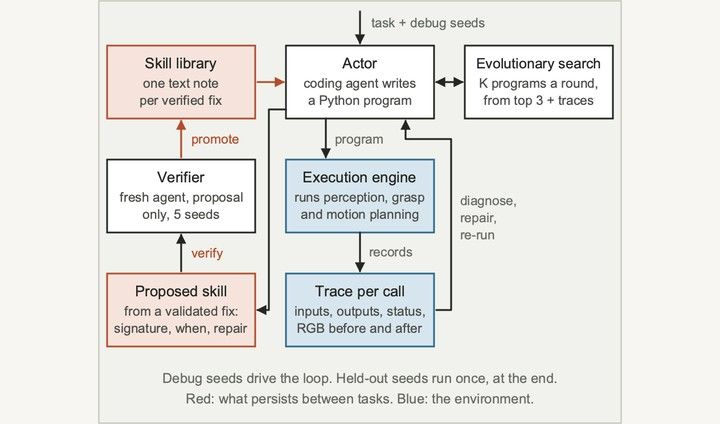
#> input picture assets/robotics/thumbnails/can-you-zero-shot-robotics-with-a-coding-agent.jpg, 720 x 424 px
$ python zero-shot-thumbnail.py ../assets/robotics/thumbnails/can-you-zero-shot-robotics-with-a-coding-agent.jpg
#> lines starting #> are read from the running program, lines starting #| are printed output that depends on the picture
### assets/robotics/chalk/chalk.py
"""Shared blackboard chalk style for the site's matplotlib figures.

Usage from a figure script anywhere in the repo:

    import sys
    from pathlib import Path
    sys.path.insert(0, str(Path(__file__).resolve().parents[1] / "assets/robotics/chalk"))
    import chalk

    chalk.use()
    fig, ax = plt.subplots()
    ax.plot(x, y, color=chalk.BLUE)
    chalk.save(fig, "assets/robotics/<article>/<figure>.png", panel=True)
    chalk.thumbnail("assets/robotics/<article>/<figure>.png",
                    "assets/robotics/thumbnails/<article>.jpg")

Colors match the RL series boards (assets/robotics/rl/series.css, --bb-*).
Lines are straight and text sits on a straight baseline, as on the RL boards.
The grain in save() is the raster form of the grain in the #bb-chalk filter:
it thins the chalk in fine specks and moves no pixel.
save(..., panel=True) also writes the figure as a vector panel (.svg) for the
long-form canvas (canvas.py). The page then draws its text in the hand font.
"""

import re
from pathlib import Path

import matplotlib
import matplotlib.image
import matplotlib.pyplot as plt
import numpy as np
from matplotlib import font_manager
from PIL import Image

HERE = Path(__file__).resolve().parent
STYLE = HERE / "chalk.mplstyle"
FONT = HERE / "fonts" / "PatrickHand-Regular.ttf"

# Board surfaces.
BOARD = "#1d2824"
BOARD_2 = "#24312c"   # a raised panel or a shaded band on the board
# Chalk. CHALK is the main ink, DIM the secondary ink, FAINT the guides and grid.
CHALK = "#f4f1e8"
DIM = "#c3c9bd"
FAINT = "#6f7d75"
# Colored chalk. RL series meaning: red marks risk or the value that changes,
# blue a learned value or a choice, green a safe or good result, yellow the one
# thing to look at (and titles). PINK, LAVENDER and SLATE extend the set for
# figures that need more than four series.
RED = "#ff9f88"
PINK = "#ff93b8"
BLUE = "#93d4ff"
GREEN = "#a8e2a0"
YELLOW = "#ffe17c"
LAVENDER = "#c9b6ff"
SLATE = "#9fb4c4"

CYCLE = [BLUE, RED, GREEN, YELLOW, PINK, LAVENDER, DIM]

# Suggested replacements for the light palettes in the older figure scripts.
# Keep the meaning of each color: the same series keeps the same chalk color in
# every figure of an article.
FROM_LIGHT = {
    # Tailwind-like palette (so101_figures.py and similar scripts)
    "#1f2933": CHALK, "#111827": CHALK, "#000000": CHALK, "black": CHALK, "k": CHALK,
    "#6b7280": DIM, "#9ca3af": DIM, "#94a3b8": SLATE,
    "#1d4ed8": BLUE, "#2563eb": BLUE,
    "#c2410c": RED, "#ea580c": RED,
    "#dc2626": PINK, "#b91c1c": PINK,
    "#0f766e": GREEN, "#15803d": GREEN, "#16a34a": GREEN,
    "#7c3aed": LAVENDER, "#6d28d9": LAVENDER,
    "#eab308": YELLOW, "#ca8a04": YELLOW,
    "#e5e7eb": FAINT, "#f3f4f6": BOARD_2, "white": BOARD, "#ffffff": BOARD,
    # Site palette (assets/site.css light theme, inline SVG figures)
    "#242622": CHALK, "#50554e": DIM, "#656b62": DIM, "#b44c2c": RED,
    "#2b6a8e": BLUE, "#8f1d36": PINK, "#49724e": GREEN, "#5f7f4f": GREEN,
    "#dcded6": FAINT, "#f7f6f2": BOARD, "#f1f2ed": BOARD,
}

# A matplotlib color that marks the board itself, for halos behind labels.
HALO = BOARD


# [5 lines left out: function use, not called in this run]


def label_box(color=BOARD, pad=0.25):
    """bbox dict for text that sits on lines or bands: a board patch behind it."""
    return {"boxstyle": f"square,pad={pad}", "facecolor": color, "edgecolor": "none"}


# [121 lines left out: functions chalk_grain, _photo_mask, save, save_panel, _site_path, not called in this run]


_HAND = re.compile(r"'?(Patrick Hand|DejaVu Sans|Chalk Hand|RL Chalk)'?$")
_MONO = "ui-monospace, Menlo, Consolas, monospace"
_GEOMETRY = {"d", "x", "y", "x1", "y1", "x2", "y2", "cx", "cy", "r", "rx", "ry", "width", "height",
             "transform", "viewBox", "points", "style", "dx", "dy"}


# [92 lines left out: functions _font_family, _style, _round, _unwrap_groups, clean_svg, not called in this run]


def thumbnail(source, target, size=(720, 424), pad=18, crop=False):
    """Make a site card thumbnail from a chalk figure: contain and pad on the board.

    crop=True fills the card instead (for photos and video frames).
    """
    image = Image.open(source).convert("RGB")
    width, height = size
    if crop:
        ratio = max(width / image.width, height / image.height)
        resized = image.resize((round(image.width * ratio), round(image.height * ratio)), Image.LANCZOS)
        left = (resized.width - width) // 2
        top = (resized.height - height) // 2
        card = resized.crop((left, top, left + width, top + height))
    else:
        ratio = min((width - 2 * pad) / image.width, (height - 2 * pad) / image.height)
        resized = image.resize((round(image.width * ratio), round(image.height * ratio)), Image.LANCZOS)
        card = Image.new("RGB", size, BOARD)
        card.paste(resized, ((width - resized.width) // 2, (height - resized.height) // 2))
    target = Path(target)
    target.parent.mkdir(parents=True, exist_ok=True)
    card.save(target, quality=90, optimize=True, progressive=True)
    return target

### scripts/zero-shot-thumbnail.py
"""Chalk card thumbnail for can-you-zero-shot-robotics-with-a-coding-agent.

The card shows the article's chalk loop figure, the inline SVG #fig-aspire that
scripts/zero-shot-figures.mjs draws. Its hand font and grain come from the browser
(chalk.css and the #chalk-grain filter), so the figure is rasterized there first:

1. Build the site and open /robotics/can-you-zero-shot-robotics-with-a-coding-agent/ at a
   900 x 1200 viewport, device scale 2, dark color scheme.
2. Screenshot the <svg aria-labelledby="fig-aspire-t fig-aspire-d"> element to a PNG, for example
   with `chrome-devtools-axi screenshot fig-aspire.png --uid @<uid>`.

Then run from the repository root:
    python3 scripts/zero-shot-thumbnail.py fig-aspire.png
It writes assets/robotics/thumbnails/can-you-zero-shot-robotics-with-a-coding-agent.jpg (720 x 424).
"""

import sys
import tempfile
from pathlib import Path

from PIL import Image

ROOT = Path(__file__).resolve().parents[1]
sys.path.insert(0, str(ROOT / "assets/robotics/chalk"))
import chalk  # noqa: E402

TARGET = ROOT / "assets/robotics/thumbnails/can-you-zero-shot-robotics-with-a-coding-agent.jpg"
# The screenshot edge holds the board's rounded corners on the page color. The drawing keeps
# a 6-unit margin inside its 480-unit viewBox, so 1% of the width comes off each side.
TRIM = 0.01


def main(source):
    """Trim the corners, then contain the figure on the board at the card size."""
    image = Image.open(source).convert("RGB")
#> image is the input picture: PIL image 720x424 RGB; mean R, G, B 232.5, 232.2, 228.7
    edge = round(image.width * TRIM)
#> edge = 7
    with tempfile.TemporaryDirectory() as tmp:
        trimmed = Path(tmp) / "fig-aspire.png"
        image.crop((edge, edge, image.width - edge, image.height - edge)).save(trimmed)
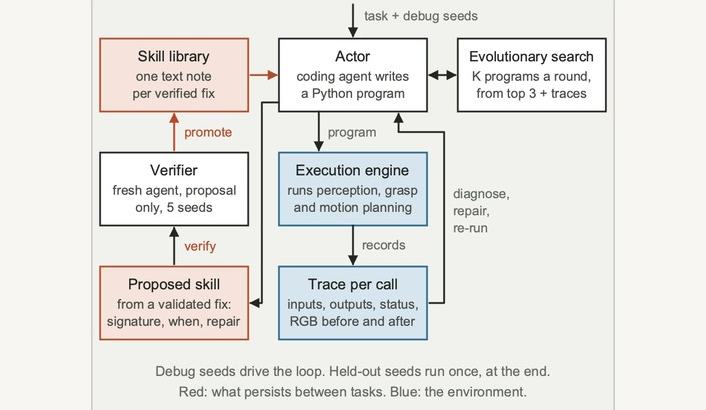
#> saved as fig-aspire.png: PIL image 706x410 RGB; mean R, G, B 232.1, 231.8, 228.3
        chalk.thumbnail(trimmed, TARGET)
#> in thumbnail, `resized = image.resize((round(image.width * ratio), round(image.height..`:
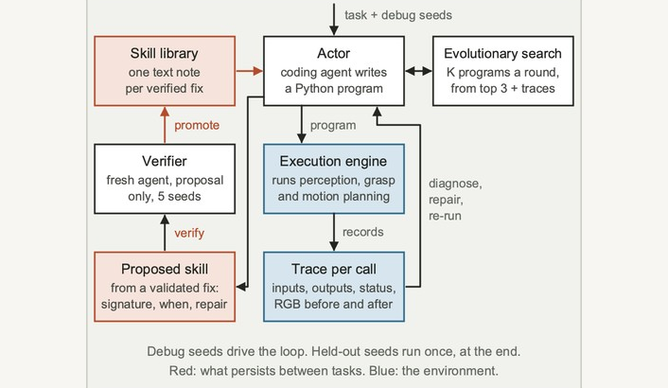
#> resized: PIL image 668x388 RGB; mean R, G, B 232, 231.7, 228.2
#> in thumbnail, `card = Image.new("RGB", size, BOARD)`:
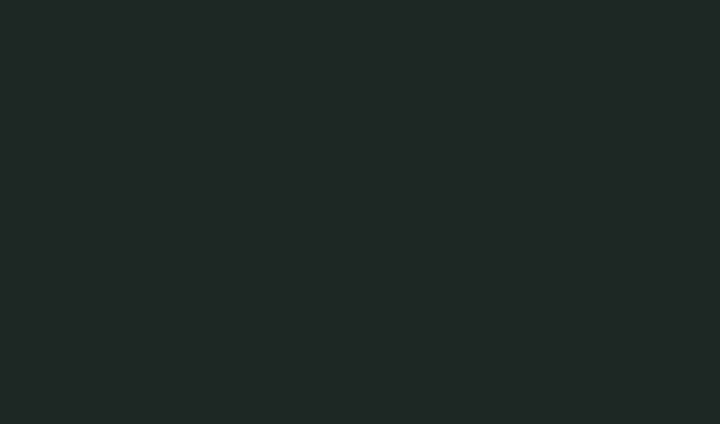
#> card: PIL image 720x424 RGB; mean R, G, B 29, 40, 36
#> in thumbnail, `card.paste(resized, ((width - resized.width) // 2, (height - resized.h..`:
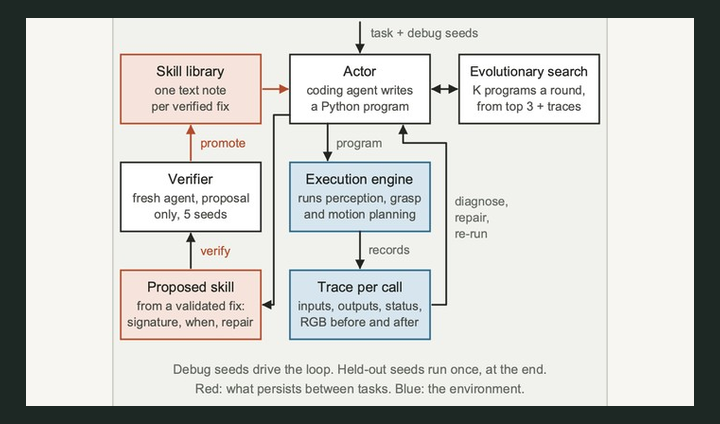
#> card: PIL image 720x424 RGB; mean R, G, B 201.3, 202.7, 199.2
    print(TARGET.relative_to(ROOT))


if __name__ == "__main__":
    if len(sys.argv) != 2:
        sys.exit(__doc__)
    main(Path(sys.argv[1]))

$ run again, with assets/robotics/thumbnails/from-joint-angles-to-a-moving-arm.jpg copied over assets/robotics/thumbnails/can-you-zero-shot-robotics-with-a-coding-agent.jpg
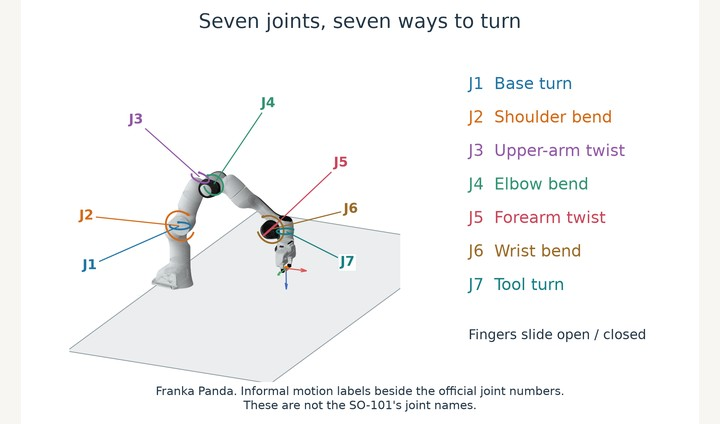
#> input picture assets/robotics/thumbnails/from-joint-angles-to-a-moving-arm.jpg, 720 x 424 px
#> in main, image is the input picture: PIL image 720x424 RGB; mean R, G, B 246, 246.2, 246.1
#> in thumbnail, `resized = image.resize((round(image.width * ratio), round(image.height..`:
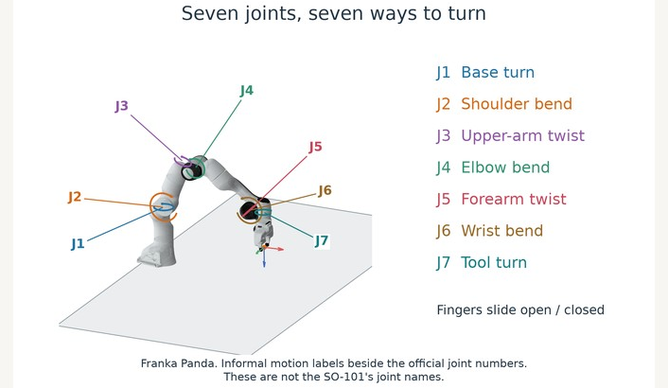
#> resized: PIL image 668x388 RGB; mean R, G, B 245.5, 245.7, 245.7
#> in thumbnail, `card.paste(resized, ((width - resized.width) // 2, (height - resized.h..`:
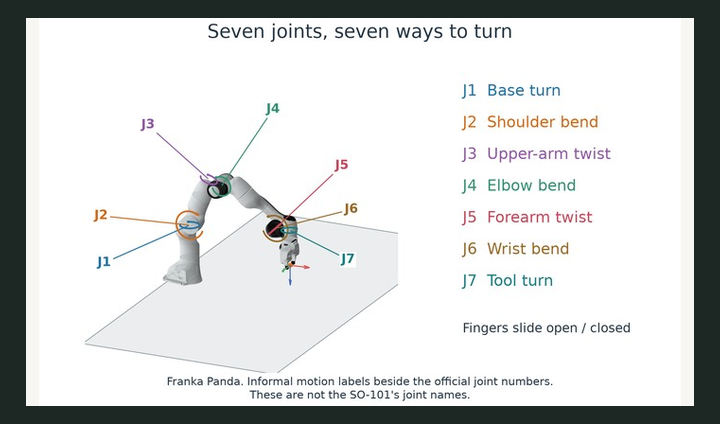
#> card: PIL image 720x424 RGB; mean R, G, B 212.8, 214.7, 214
